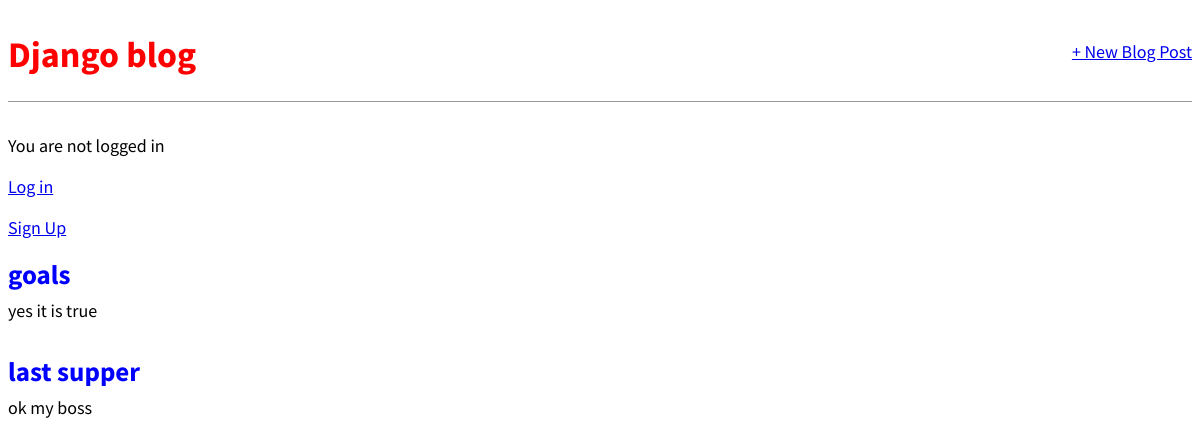
The page / on the database its author committed.
### blog/models.py (models this page shows, shortened)
class Post(models.Model):
    title = models.CharField(max_length=200)
    author = models.ForeignKey(
        'auth.User',
        on_delete=models.CASCADE,
    )
    body = models.TextField()

### blog/views.py (the view)
# urls.py: path('', BlogListView.as_view(), name='home'),
class BlogListView(ListView):
    model = Post
    template_name = 'blog/home.html'

### blog/templates/blog/home.html
{% extends 'blog/base.html'%}
{% block content %}
{% for post in object_list %}
<div class="post-entry">
    <h2><a href="{% url 'post_detail' post.pk%}">{{ post.title }}</a></h2>
    <p>{{ post.body }}</p>
</div>
{% endfor %}
{% endblock %}

### blog/static/css/base.css (style rules this page uses)
body { font-family: 'Source Sans Pro', sans-serif; font-size: 18px; }
.post-entry { margin-bottom: 2rem; }
.post-entry h2 { margin: 0.5rem 0; }
.post-entry h2 a, .post-entry h2 a:visited { color: blue; text-decoration: none; }
.post-entry p { margin: 0; font-weight: 400; }

### rows shown on the page
Post: title "goals", body "yes it is true"
Post: title "last supper", body "ok my boss"
